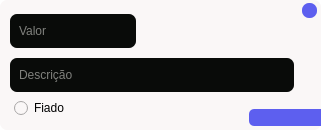
<?xml version="1.0" encoding="UTF-8"?>
<ui version="4.0">
 <class>MainWindow</class>
 <widget class="QMainWindow" name="MainWindow">
  <property name="geometry">
   <rect>
    <x>0</x>
    <y>0</y>
    <width>321</width>
    <height>130</height>
   </rect>
  </property>
  <property name="minimumSize">
   <size>
    <width>321</width>
    <height>130</height>
   </size>
  </property>
  <property name="maximumSize">
   <size>
    <width>321</width>
    <height>130</height>
   </size>
  </property>
  <property name="windowTitle">
   <string>MainWindow</string>
  </property>
  <property name="styleSheet">
   <string notr="true">border-radius: 15 px;
background-color: rgba(255, 255, 255,0);</string>
  </property>
  <widget class="QWidget" name="centralwidget">
   <widget class="QLineEdit" name="lineEdit">
    <property name="geometry">
     <rect>
      <x>10</x>
      <y>14</y>
      <width>126</width>
      <height>34</height>
     </rect>
    </property>
    <property name="styleSheet">
     <string notr="true">QLineEdit{
	background-color: rgb(9, 11, 9);
	border-radius: 7px;
	color: rgb(247, 247, 242);
	font: 63 22pt &quot;Bahnschrift SemiBold Condensed&quot;;
	padding-left: 7px;
}
QLineEdit:focus{
	border: 20px;
    border-color:  rgb(93, 95, 239);
	
	
	background-color: rgb(28, 34, 47);

	
}


</string>
    </property>
    <property name="text">
     <string/>
    </property>
    <property name="placeholderText">
     <string>Valor</string>
    </property>
   </widget>
   <widget class="QPushButton" name="pushButton_3">
    <property name="geometry">
     <rect>
      <x>302</x>
      <y>3</y>
      <width>15</width>
      <height>15</height>
     </rect>
    </property>
    <property name="styleSheet">
     <string notr="true">background-color: rgb(93, 95, 239);
border-radius: 7px;</string>
    </property>
    <property name="text">
     <string/>
    </property>
   </widget>
   <widget class="QLineEdit" name="lineEdit_2">
    <property name="geometry">
     <rect>
      <x>10</x>
      <y>58</y>
      <width>284</width>
      <height>34</height>
     </rect>
    </property>
    <property name="styleSheet">
     <string notr="true">QLineEdit{
	background-color: rgb(9, 11, 9);
	border-radius: 7px;
	color: rgb(247, 247, 242);
	font: 63 22pt &quot;Bahnschrift SemiBold Condensed&quot;;
	padding-left: 7px;
}
QLineEdit:focus{
	border: 20px;
    border-color:  rgb(93, 95, 239);
	
	
	background-color: rgb(28, 34, 47);
}</string>
    </property>
    <property name="placeholderText">
     <string>Descrição</string>
    </property>
   </widget>
   <widget class="QFrame" name="frame">
    <property name="geometry">
     <rect>
      <x>0</x>
      <y>0</y>
      <width>321</width>
      <height>130</height>
     </rect>
    </property>
    <property name="styleSheet">
     <string notr="true">background-color: rgb(250, 247, 247);
border-radius: 7px;</string>
    </property>
    <property name="frameShape">
     <enum>QFrame::StyledPanel</enum>
    </property>
    <property name="frameShadow">
     <enum>QFrame::Raised</enum>
    </property>
    <widget class="QRadioButton" name="radioButton">
     <property name="geometry">
      <rect>
       <x>14</x>
       <y>98</y>
       <width>82</width>
       <height>20</height>
      </rect>
     </property>
     <property name="styleSheet">
      <string notr="true">font: 63 18pt &quot;Bahnschrift SemiBold SemiConden&quot;;</string>
     </property>
     <property name="text">
      <string>Fiado</string>
     </property>
     <property name="iconSize">
      <size>
       <width>20</width>
       <height>20</height>
      </size>
     </property>
    </widget>
    <widget class="QLabel" name="label">
     <property name="geometry">
      <rect>
       <x>249</x>
       <y>109</y>
       <width>82</width>
       <height>17</height>
      </rect>
     </property>
     <property name="styleSheet">
      <string notr="true">background-color: rgb(93, 95, 239);
border-radius: 5px;
</string>
     </property>
     <property name="text">
      <string/>
     </property>
    </widget>
    <widget class="QLabel" name="label_2">
     <property name="geometry">
      <rect>
       <x>256</x>
       <y>110</y>
       <width>46</width>
       <height>15</height>
      </rect>
     </property>
     <property name="styleSheet">
      <string notr="true">background-color: rgba(255, 255, 255,0);</string>
     </property>
     <property name="text">
      <string/>
     </property>
     <property name="pixmap">
      <pixmap>../../../Desktop/notebook design/Finalizar.png</pixmap>
     </property>
    </widget>
    <widget class="QPushButton" name="pushButton">
     <property name="geometry">
      <rect>
       <x>249</x>
       <y>109</y>
       <width>82</width>
       <height>17</height>
      </rect>
     </property>
     <property name="styleSheet">
      <string notr="true">background-color: rgba(255, 255, 255,0);</string>
     </property>
     <property name="text">
      <string/>
     </property>
    </widget>
   </widget>
   <zorder>frame</zorder>
   <zorder>lineEdit</zorder>
   <zorder>pushButton_3</zorder>
   <zorder>lineEdit_2</zorder>
  </widget>
  <widget class="QMenuBar" name="menubar">
   <property name="geometry">
    <rect>
     <x>0</x>
     <y>0</y>
     <width>321</width>
     <height>21</height>
    </rect>
   </property>
  </widget>
 </widget>
 <resources/>
 <connections/>
</ui>
